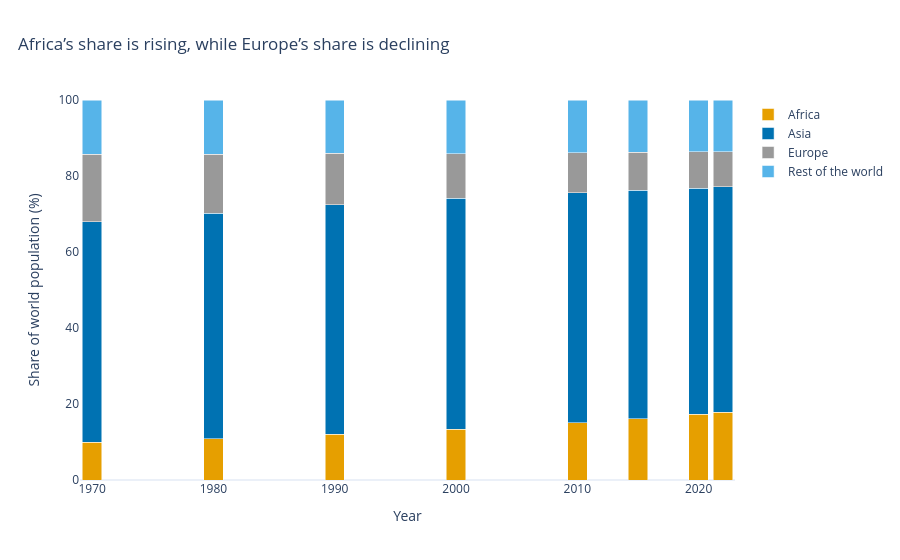

Notebook cell for this chart:
### Markdown cell above
**Chart choice & justification:** *Which chart did you choose, and why? Justify design choices.

*YOUR ANSWER HERE*:-I use a 100% stacked bar chart because the question is about how shares change, not how absolute population totals change. Each year is normalized to 100%, and the three named continents remain separate while the other three are combined into “Rest of the world”; segment changes therefore show shifts in the composition of the world population.

### Code cell
# Q7
# YOUR CODE HERE 
# Q7 — changing shares of world population, 1970–2022
# Sum country populations by continent and year, then combine the other
# three continents into one category as requested.
continent_year_q7 = (
    df_long.groupby(['Continent', 'Year'], as_index=False)['Population']
    .sum()
)
continent_year_q7['Group'] = np.where(
    continent_year_q7['Continent'].isin(['Africa', 'Asia', 'Europe']),
    continent_year_q7['Continent'], 'Rest of the world'
)
grouped = (
    continent_year_q7.groupby(['Year', 'Group'], as_index=False)['Population']
    .sum()
)
world_totals = grouped.groupby('Year')['Population'].transform('sum')
grouped['World share (%)'] = grouped['Population'] / world_totals * 100

fig = px.bar(
    grouped, x='Year', y='World share (%)', color='Group',
    title='Africa’s share is rising, while Europe’s share is declining',
    labels={'Year': 'Year', 'World share (%)': 'Share of world population (%)',
            'Group': ''},
    category_orders={'Group': ['Africa', 'Asia', 'Europe', 'Rest of the world']},
    color_discrete_map={
        'Africa': '#E69F00', 'Asia': '#0072B2',
        'Europe': '#999999', 'Rest of the world': '#56B4E9'
    }
)
fig.update_layout(template='plotly_white', title_x=0.02,
                  barmode='stack', barnorm='percent',
                  legend_title_text='')
fig.update_xaxes(showgrid=False, dtick=10)
fig.update_yaxes(showgrid=False, range=[0, 100],
                 title='Share of world population (%)')
fig.show()

share_pivot = grouped.pivot(index='Year', columns='Group',
                            values='World share (%)')
print('World population shares (%):')
print(share_pivot.round(2).to_string())
print('\nChange in share, 1970 to 2022 (percentage points):')
print((share_pivot.loc[2022] - share_pivot.loc[1970]).round(2).to_string())

### Figure 1 — Plotly figure (JSON) as saved in the notebook; plotly's stock layout.template omitted (floating-point values rounded to 4 significant figures)
{"data": [{"hovertemplate": "=Africa<br>Year=%{x}<br>Share of world population (%)=%{y}<extra></extra>", "legendgroup": "Africa", "marker": {"color": "#E69F00", "pattern": {"shape": ""}}, "name": "Africa", "orientation": "v", "showlegend": true, "textposition": "auto", "type": "bar", "x": [1970, 1980, 1990, 2000, 2010, 2015, 2020, 2022], "xaxis": "x", "y": [9.893, 10.84, 12.01, 13.32, 15.11, 16.18, 17.36, 17.89], "yaxis": "y"}, {"hovertemplate": "=Asia<br>Year=%{x}<br>Share of world population (%)=%{y}<extra></extra>", "legendgroup": "Asia", "marker": {"color": "#0072B2", "pattern": {"shape": ""}}, "name": "Asia", "orientation": "v", "showlegend": true, "textposition": "auto", "type": "bar", "x": [1970, 1980, 1990, 2000, 2010, 2015, 2020, 2022], "xaxis": "x", "y": [58.06, 59.32, 60.41, 60.76, 60.43, 60.05, 59.48, 59.21], "yaxis": "y"}, {"hovertemplate": "=Europe<br>Year=%{x}<br>Share of world population (%)=%{y}<extra></extra>", "legendgroup": "Europe", "marker": {"color": "#999999", "pattern": {"shape": ""}}, "name": "Europe", "orientation": "v", "showlegend": true, "textposition": "auto", "type": "bar", "x": [1970, 1980, 1990, 2000, 2010, 2015, 2020, 2022], "xaxis": "x", "y": [17.76, 15.59, 13.55, 11.81, 10.53, 9.987, 9.514, 9.32], "yaxis": "y"}, {"hovertemplate": "=Rest of the world<br>Year=%{x}<br>Share of world population (%)=%{y}<extra></extra>", "legendgroup": "Rest of the world", "marker": {"color": "#56B4E9", "pattern": {"shape": ""}}, "name": "Rest of the world", "orientation": "v", "showlegend": true, "textposition": "auto", "type": "bar", "x": [1970, 1980, 1990, 2000, 2010, 2015, 2020, 2022], "xaxis": "x", "y": [14.29, 14.25, 14.02, 14.1, 13.93, 13.79, 13.65, 13.57], "yaxis": "y"}], "layout": {"barmode": "stack", "barnorm": "percent", "legend": {"title": {"text": ""}, "tracegroupgap": 0}, "title": {"text": "Africa’s share is rising, while Europe’s share is declining", "x": 0.02}, "xaxis": {"anchor": "y", "domain": [0, 1], "dtick": 10, "showgrid": false, "title": {"text": "Year"}}, "yaxis": {"anchor": "x", "domain": [0, 1], "range": [0, 100], "showgrid": false, "title": {"text": "Share of world population (%)"}}}}
